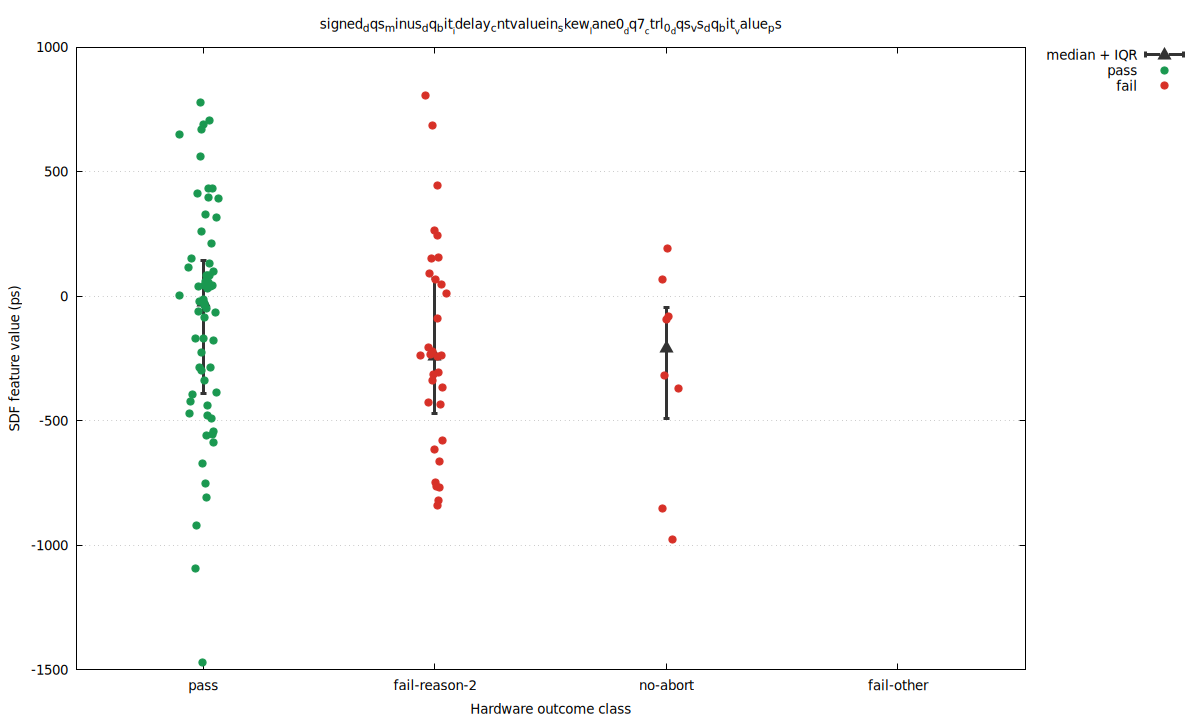

Here is the gnuplot script that generated this plot:
set terminal pngcairo size 1200,720 enhanced font 'DejaVu Sans,10'
set output 'signed_baseline_seed_31_60_skew_signed_dqs_minus_dq_bit_idelay_cntvaluein_skew_lane0_dq7_ctrl_0_dqs_vs_dq_bit_.png'
set datafile separator comma
set key outside right top
set grid ytics
set xrange [0.45:4.55]
set xtics ('pass' 1, 'fail-reason-2' 2, 'no-abort' 3, 'fail-other' 4)
set xlabel 'Hardware outcome class'
set ylabel 'SDF feature value (ps)'
set title 'signed_dqs_minus_dq_bit__idelay_cntvaluein_skew__lane0__dq7__ctrl_0__dqs_vs_dq_bit__value_ps'
plot \
  'signed_baseline_seed_31_60_skew_signed_dqs_minus_dq_bit_idelay_cntvaluein_skew_lane0_dq7_ctrl_0_dqs_vs_dq_bit_.summary.dat' using 1:4:3:5 with yerrorbars pt 9 ps 1.5 lw 3 lc rgb '#333333' title 'median + IQR', \
  'signed_baseline_seed_31_60_skew_signed_dqs_minus_dq_bit_idelay_cntvaluein_skew_lane0_dq7_ctrl_0_dqs_vs_dq_bit_.dat' using 1:4 with points pt 7 ps 1.2 lc rgb '#1a9850' title 'pass', \
  'signed_baseline_seed_31_60_skew_signed_dqs_minus_dq_bit_idelay_cntvaluein_skew_lane0_dq7_ctrl_0_dqs_vs_dq_bit_.dat' using 1:5 with points pt 7 ps 1.2 lc rgb '#d73027' title 'fail'
